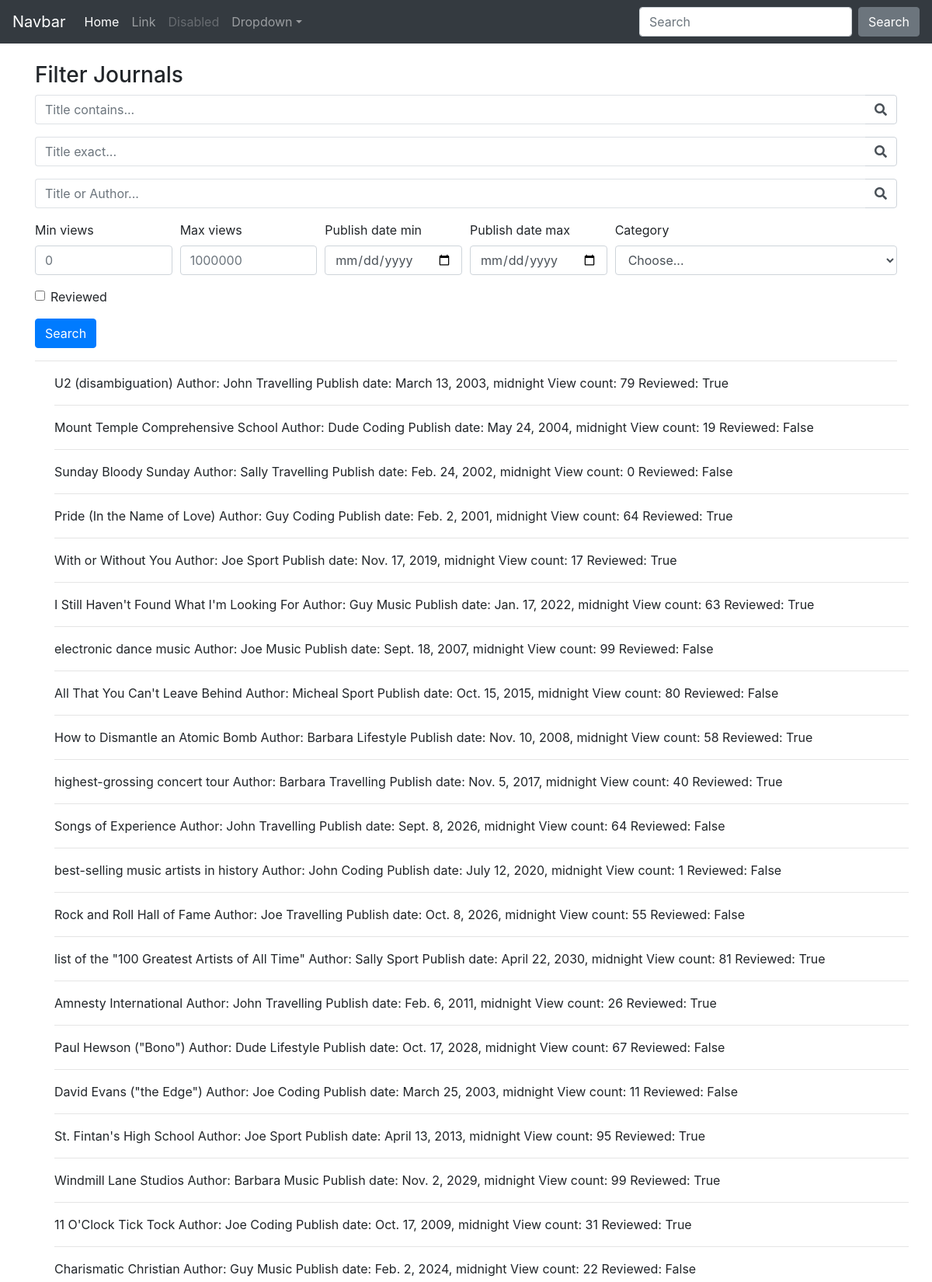
The page / (upper part) on the database its author committed.
### filter/models.py (models this page shows, shortened)
class Journal(models.Model):
    title = models.CharField(max_length=120)
    author = models.ForeignKey(Author, on_delete=models.CASCADE)
    categories = models.ManyToManyField(Category)
    publish_date = models.DateTimeField()
    views = models.IntegerField(default=0)
    reviewed = models.BooleanField(default=False)

class Author(models.Model):
    name = models.CharField(max_length=250)

class Category(models.Model):
    name = models.CharField(max_length=20)
    class Meta:
        verbose_name_plural = "Categories"
    def __str__(self):
        return self.name

### filter/views.py (the view)
# urls.py: path('', BootstrapFilterView, name='bootstrap')
def BootstrapFilterView(request):
	qs = Journal.objects.all()
	categories = Category.objects.all()
	title_contains_query = request.GET.get('title_contains')
	title_exact_query = request.GET.get('title_exact')
	title_or_author_query = request.GET.get('title_or_author')
	view_count_min = request.GET.get('view_count_min')
	view_count_max = request.GET.get('view_count_max')
	date_min = request.GET.get('date_min')
	date_max = request.GET.get('date_max')
	category = request.GET.get('category')
	reviewed = request.GET.get('reviewed')
	if is_valid_queryparam(title_contains_query):
		qs = qs.filter(title__icontains=title_contains_query)
	elif is_valid_queryparam(title_exact_query):
		qs = qs.filter(title__iexact=title_exact_query)
	elif is_valid_queryparam(title_or_author_query):
		qs = qs.filter(
      		Q(title__icontains=title_or_author_query) | Q(author__name__icontains=title_or_author_query)
        ).distinct()
	if is_valid_queryparam(view_count_min):
		qs = qs.filter(views__gte=view_count_min)
	if is_valid_queryparam(view_count_max):
		qs = qs.filter(views__lt=view_count_max)
	if is_valid_queryparam(date_min):
		qs = qs.filter(publish_date__gte=date_min)
	if is_valid_queryparam(date_max):
		qs = qs.filter(publish_date__lt=date_max)
	if is_valid_queryparam(category) and category != 'Choose...':
		qs = qs.filter(categories__name=category)
	if reviewed == 'on':
		qs = qs.filter(reviewed=True)
	context = {'queryset': qs, 'categories': categories}
	return render(request, 'filter/base.html', context)

### filter/views.py (called while the page is built)
def is_valid_queryparam(param):
    return param != '' and param != None

### filter/templates/filter/base.html (shortened to what this page needs)
{% load static %}
<!DOCTYPE html>
<html lang="en">
		<link rel="stylesheet" href="https://stackpath.bootstrapcdn.com/bootstrap/4.5.0/css/bootstrap.min.css" />
		<link rel="stylesheet" href="{% static 'CSS/main.css' %}" />
		<link rel="stylesheet" href="https://use.fontawesome.com/releases/v5.8.1/css/all.css">
	</head>
	<body>
		<nav class="navbar navbar-expand-md navbar-dark bg-dark fixed-top">
			<a class="navbar-brand" href="#">Navbar</a>
			<div class="collapse navbar-collapse" id="navbarsExampleDefault">
				<ul class="navbar-nav mr-auto">
					<li class="nav-item active">
						<a class="nav-link" href="#">Home <span class="sr-only">(current)</span></a>
					</li>
					<li class="nav-item">
						<a class="nav-link" href="#">Link</a>
					</li>
					<li class="nav-item">
						<a class="nav-link disabled" href="#" tabindex="-1" aria-disabled="true">Disabled</a>
					</li>
					<li class="nav-item dropdown">
						<a class="nav-link dropdown-toggle" href="#" id="dropdown01" data-toggle="dropdown" aria-haspopup="true" aria-expanded="false">Dropdown</a>
					</li>
				</ul>
				<form class="form-inline my-2 my-lg-0">
					<input class="form-control mr-sm-2" type="text" placeholder="Search" aria-label="Search" />
					<button class="btn btn-secondary my-2 my-sm-0" type="submit">Search</button>
				</form>
			</div>
		</nav>
		<main role="main" class="container">
			<h3>Filter Journals</h3>
			<form action="." method="GET">
				<div class="form-row">
					<div class="form-group col-12">
						<div class="input-group">
							<input type="search" placeholder="Title contains..." name="title_contains" class="form-control py-2 border-right-0 border" />
							<span class="input-group-append">
								<div class="input-group-text bg-transparent">
									<i class="fa fa-search"></i>
								</div>
							</span>
						</div>
					</div>
				</div>
				<div class="form-row">
					<div class="form-group col-12">
						<div class="input-group">
							<input type="search" placeholder="Title exact..." name="title_exact" class="form-control py-2 border-right-0 border" />
							<span class="input-group-append">
								<div class="input-group-text bg-transparent">
									<i class="fa fa-search"></i>
								</div>
							</span>
						</div>
					</div>
				</div>
				<div class="form-row">
					<div class="form-group col-12">
						<div class="input-group">
							<input type="search" placeholder="Title or Author..." name="title_or_author" class="form-control py-2 border-right-0 border" />
							<span class="input-group-append">
								<div class="input-group-text bg-transparent">
									<i class="fa fa-search"></i>
								</div>
							</span>
						</div>
					</div>
				</div>
				<div class="form-row">
					<div class="form-group col-md-2 col-lg-2">
						<label for="inputEmail4">Min views</label>
						<input type="number" min="0" class="form-control" name="view_count_min" id="inputEmail4" placeholder=0 />
					</div>
					<div class="form-group col-md-2 col-lg-2">
						<label for="inputPassword4">Max views</label>
						<input type="number" min="0" class="form-control" name="view_count_max" id="inputPassword4" placeholder="1000000" />
					</div>
					<div class="form-group col-md-2 col-lg-2">
						<label for="inputEmail4">Publish date min</label>
						<input type="date" class="form-control" name="date_min" id="inputEmail4"/>
					</div>
					<div class="form-group col-md-2 col-lg-2">
						<label for="inputPassword4">Publish date max</label>
						<input type="date" class="form-control" name="date_max" id="inputPassword4"/>
					</div>
				<div class="form-group col-md-4">
					<label for="inputState">Category</label>
					<select id="inputState" class="form-control" name="category">
						<option selected>Choose...</option>
					</select>
				</div>
			</div>
				<div class="form-group">
					<div class="form-check">
						<input class="form-check-input" type="checkbox" id="reviewed" name="reviewed"/>
						<label class="form-check-label" for="reviewed">
							Reviewed
						</label>
					</div>
				</div>
				<button type="submit" class="btn btn-primary">Search</button>
			</form>
			<hr>
			<div class="row">
				<ul>
					{% for journal in queryset %}
					<li>
						{{ journal.title }}
						<span>Author: {{ journal.author.name }}</span>
						<span>
						{% for cat in journal.categories.all %}
							{{ cat }}
						{% endfor %}
						</span>
						<span>Publish date: {{ journal.publish_date }}</span>
						<span>View count: {{ journal.views }}</span>
						<span>Reviewed: {{ journal.reviewed }}</span>
					</li>
					<hr />
					{% endfor %}
				</ul>
			</div>
		</main>
	</body>
</html>

### static_folder/CSS/main.css (style rules this page uses)
body { margin-top: 5rem; }
ul { list-style-type: none; }

### rows shown on the page
Journal: title "U2 (disambiguation)", author.name "John", publish_date "March 13, 2003, midnight", views "79", reviewed "True"
Category: name "Travelling"
Journal: title "Mount Temple Comprehensive School", author.name "Dude", publish_date "May 24, 2004, midnight", views "19", reviewed "False"
Category: name "Coding"
Journal: title "Sunday Bloody Sunday", author.name "Sally", publish_date "Feb. 24, 2002, midnight", views "0", reviewed "False"
Journal: title "Pride (In the Name of Love)", author.name "Guy", publish_date "Feb. 2, 2001, midnight", views "64", reviewed "True"
Journal: title "With or Without You", author.name "Joe", publish_date "Nov. 17, 2019, midnight", views "17", reviewed "True"
Category: name "Sport"
Journal: title "I Still Haven't Found What I'm Looking For", author.name "Guy", publish_date "Jan. 17, 2022, midnight", views "63", reviewed "True"
Category: name "Music"
Journal: title "electronic dance music", author.name "Joe", publish_date "Sept. 18, 2007, midnight", views "99", reviewed "False"
Journal: title "All That You Can't Leave Behind", author.name "Micheal", publish_date "Oct. 15, 2015, midnight", views "80", reviewed "False"
Journal: title "How to Dismantle an Atomic Bomb", author.name "Barbara", publish_date "Nov. 10, 2008, midnight", views "58", reviewed "True"
Category: name "Lifestyle"
Journal: title "highest-grossing concert tour", author.name "Barbara", publish_date "Nov. 5, 2017, midnight", views "40", reviewed "True"
Journal: title "Songs of Experience", author.name "John", publish_date "Sept. 8, 2026, midnight", views "64", reviewed "False"
Journal: title "best-selling music artists in history", author.name "John", publish_date "July 12, 2020, midnight", views "1", reviewed "False"
Journal: title "Rock and Roll Hall of Fame", author.name "Joe", publish_date "Oct. 8, 2026, midnight", views "55", reviewed "False"
Journal: title "list of the \"100 Greatest Artists of All Time\"", author.name "Sally", publish_date "April 22, 2030, midnight", views "81", reviewed "True"
Journal: title "Amnesty International", author.name "John", publish_date "Feb. 6, 2011, midnight", views "26", reviewed "True"
Journal: title "Paul Hewson (\"Bono\")", author.name "Dude", publish_date "Oct. 17, 2028, midnight", views "67", reviewed "False"
Journal: title "David Evans (\"the Edge\")", author.name "Joe", publish_date "March 25, 2003, midnight", views "11", reviewed "False"
Journal: title "St. Fintan's High School", author.name "Joe", publish_date "April 13, 2013, midnight", views "95", reviewed "True"
Journal: title "Windmill Lane Studios", author.name "Barbara", publish_date "Nov. 2, 2029, midnight", views "99", reviewed "True"
Journal: title "11 O'Clock Tick Tock", author.name "Joe", publish_date "Oct. 17, 2009, midnight", views "31", reviewed "True"
Journal: title "Charismatic Christian", author.name "Guy", publish_date "Feb. 2, 2024, midnight", views "22", reviewed "False"
